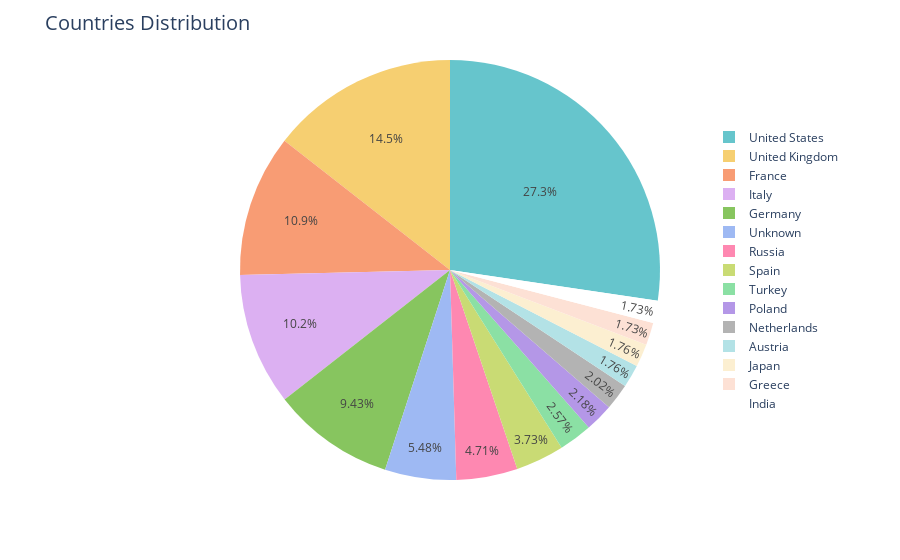

Write notebook code for a chart like this one.
### Code cell
country_counts = data['country'].value_counts()
top_countries = country_counts.head(15)
fig = px.pie(top_countries, values=top_countries.values, names=top_countries.index, color_discrete_sequence=px.colors.qualitative.Pastel)

fig.update_layout(
    title="Countries Distribution",
    title_font=dict(size=20),
    legend=dict(
        orientation="v",
        x=0.85,
        y=0.5,
        title=None,
    )
)

fig.show()

### Figure 1 — Plotly figure (JSON) as saved in the notebook; plotly's stock layout.template omitted (floating-point values rounded to 4 significant figures)
{"data": [{"domain": {"x": [0, 1], "y": [0, 1]}, "hovertemplate": "index=%{label}<br>value=%{value}<extra></extra>", "labels": ["United States", "United Kingdom", "France", "Italy", "Germany", "Unknown", "Russia", "Spain", "Turkey", "Poland", "Netherlands", "Austria", "Japan", "Greece", "India"], "legendgroup": "", "name": "", "showlegend": true, "type": "pie", "values": [2169, 1147, 867, 809, 748, 435, 374, 296, 204, 173, 160, 140, 140, 137, 137]}], "layout": {"legend": {"orientation": "v", "title": {}, "tracegroupgap": 0, "x": 0.85, "y": 0.5}, "margin": {"t": 60}, "piecolorway": ["rgb(102, 197, 204)", "rgb(246, 207, 113)", "rgb(248, 156, 116)", "rgb(220, 176, 242)", "rgb(135, 197, 95)", "rgb(158, 185, 243)", "rgb(254, 136, 177)", "rgb(201, 219, 116)", "rgb(139, 224, 164)", "rgb(180, 151, 231)", "rgb(179, 179, 179)"], "title": {"font": {"size": 20}, "text": "Countries Distribution"}}}
